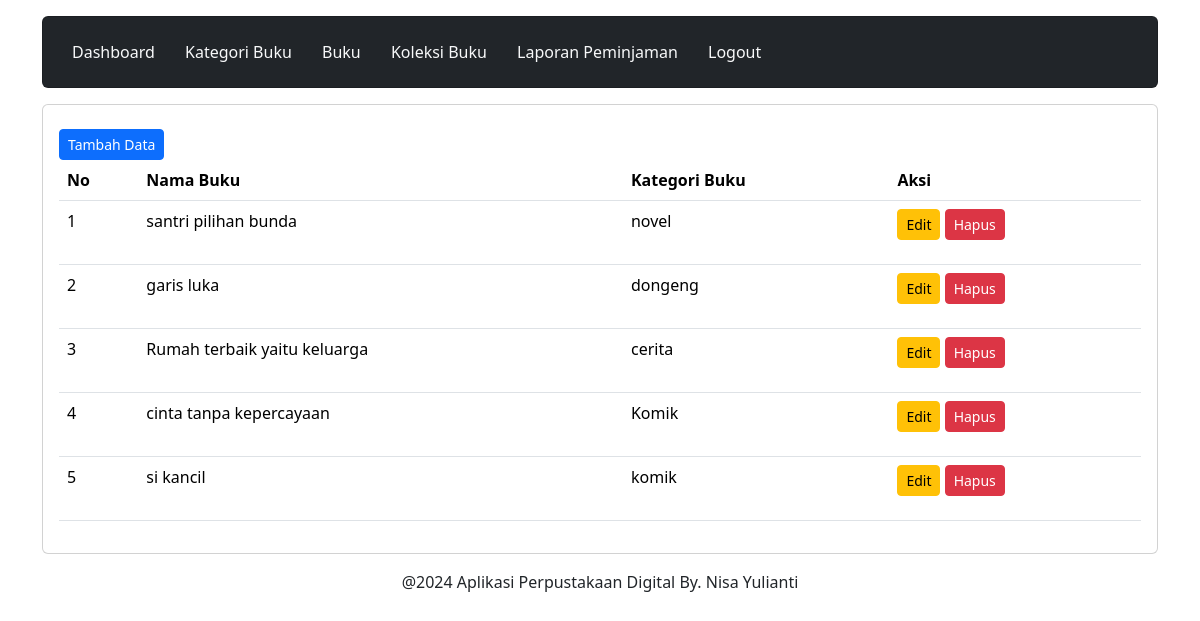
/petugas/koleksi.php (signed in), run on the app's committed database.
### tables this page shows
CREATE TABLE `kategoribuku_relasi` (
  `id_kategoribuku` int(11) NOT NULL,
  `id_buku` int(11) NOT NULL,
  `id_kategori` int(11) NOT NULL
);

CREATE TABLE `buku` (
  `id_buku` int(11) NOT NULL,
  `judul` varchar(255) NOT NULL,
  `penulis` varchar(255) NOT NULL,
  `penerbit` varchar(255) NOT NULL,
  `tahun_terbit` int(11) NOT NULL,
  `stok` int(11) NOT NULL
);

CREATE TABLE `kategoribuku` (
  `id_kategori` int(11) NOT NULL,
  `nama_kategori` varchar(255) NOT NULL
);

### petugas/koleksi.php (the view, shortened to what this page needs)
<?php
	include 'header.php';
	include 'navbar.php';
?>
<div class="content mt-3">
	<div class="card">
		<div class="card-body">
            <a href="tambah_koleksi.php" class="btn btn-primary btn-sm mt-2">Tambah Data</a>
            <table class="table">
                <thead>
                    <tr>
                        <th>No</th>
                        <th>Nama Buku</th>
                        <th>Kategori Buku</th>
						<th>Aksi</th>
                    </tr>
                </thead>
                <tbody>
                    <?php
		            include '../koneksi.php';
		            $no = 1;
		            $data = mysqli_query($koneksi,"SELECT * FROM  kategoribuku_relasi INNER JOIN buku ON kategoribuku_relasi.id_buku=buku.id_buku INNER JOIN kategoribuku ON kategoribuku_relasi.id_kategori=kategoribuku.id_kategori");
		            while($d = mysqli_fetch_array($data)){
			            ?>
                        <tr>
                            <td><?php echo $no++; ?></td>
                            <td><?php echo $d['judul']; ?></td>
							<td><?php echo $d['nama_kategori']; ?></td>
                            <td>
                                <a href="edit_koleksi.php?id_kategoribuku=<?php echo $d['id_kategoribuku']; ?>" class="btn btn-warning btn-sm  mb-3">Edit</a>
                                <a href="proses_hapus_koleksi.php?id_kategoribuku=<?php echo $d['id_kategoribuku']; ?>" class="btn btn-danger btn-sm  mb-3">Hapus</a>
                            </td>
                        </tr>
                    <?php }?>
                </tbody>
            </table>
        </div>
    </div>
</div>
<?php
	include 'footer.php';
?>

### data on the page
kategoribuku_relasi: id_buku.judul "santri pilihan bunda", id_kategori.nama_kategori "novel"
kategoribuku_relasi: id_buku.judul "garis luka", id_kategori.nama_kategori "dongeng"
kategoribuku_relasi: id_buku.judul "Rumah terbaik yaitu keluarga", id_kategori.nama_kategori "cerita"
kategoribuku_relasi: id_buku.judul "cinta tanpa kepercayaan", id_kategori.nama_kategori "Komik"
kategoribuku_relasi: id_buku.judul "si kancil", id_kategori.nama_kategori "komik"
